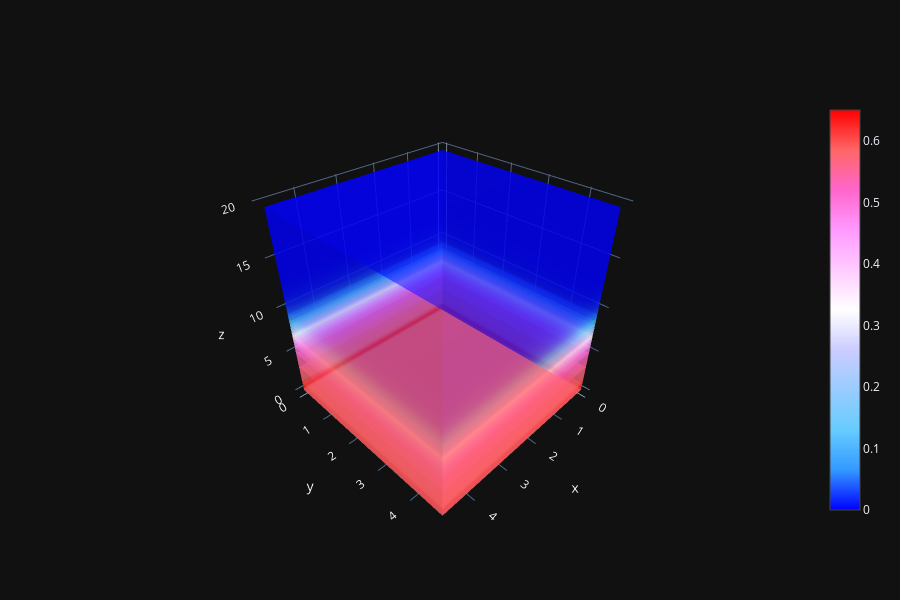

The cell this chart's notebook holds for it:
### Code cell
X, Y, Z = np.array(phAr.iloc[:,0]), np.array(phAr.iloc[:,1]), np.array(phAr.iloc[:,2])
vol = np.array(phAr.iloc[:,3])

Lz_max = 20
vol = vol[Z < Lz_max]
X = X[Z < Lz_max]
Y = Y[Z < Lz_max]
Z = Z[Z < Lz_max]

import plotly.graph_objects as go
fig = go.Figure(data=go.Volume(
    x=X, y=Y, z=Z,
    value=vol,
    isomin  =0.0,
    isomax  =0.65,
    opacity =0.6,
    surface_count=15,
    colorscale= 'Picnic' #Blackbody,Bluered,Blues,Cividis,Earth,Electric,Greens,Greys,Hot,Jet,Picnic,Portland,Rainbow,RdBu,Reds,Viridis,YlGnBu,YlOrRd.
    ))
fig.update_layout(scene_xaxis_showticklabels=True,
                  scene_yaxis_showticklabels=True,
                  scene_zaxis_showticklabels=True,
                  template='plotly_dark', width=900, height=600)
fig.show()

### Figure 1 — Plotly figure (JSON) as saved in the notebook; plotly's stock layout.template omitted (floating-point values rounded to 4 significant figures; data arrays with more than 128 entries replaced by an {"elided": "..."} marker saying what was removed)
{"data": [{"colorscale": [[0, "rgb(0,0,255)"], [0.1, "rgb(51,153,255)"], [0.2, "rgb(102,204,255)"], [0.3, "rgb(153,204,255)"], [0.4, "rgb(204,204,255)"], [0.5, "rgb(255,255,255)"], [0.6, "rgb(255,204,255)"], [0.7, "rgb(255,153,255)"], [0.8, "rgb(255,102,204)"], [0.9, "rgb(255,102,102)"], [1, "rgb(255,0,0)"]], "isomax": 0.65, "isomin": 0, "opacity": 0.6, "surface": {"count": 15}, "type": "volume", "value": {"elided": "16000 float values"}, "x": {"elided": "16000 float values"}, "y": {"elided": "16000 float values"}, "z": {"elided": "16000 float values"}}], "layout": {"height": 600, "scene": {"aspectmode": "auto", "aspectratio": {"x": 1, "y": 1, "z": 1}, "xaxis": {"showticklabels": true, "type": "linear"}, "yaxis": {"showticklabels": true, "type": "linear"}, "zaxis": {"showticklabels": true, "type": "linear"}}, "width": 900}}
